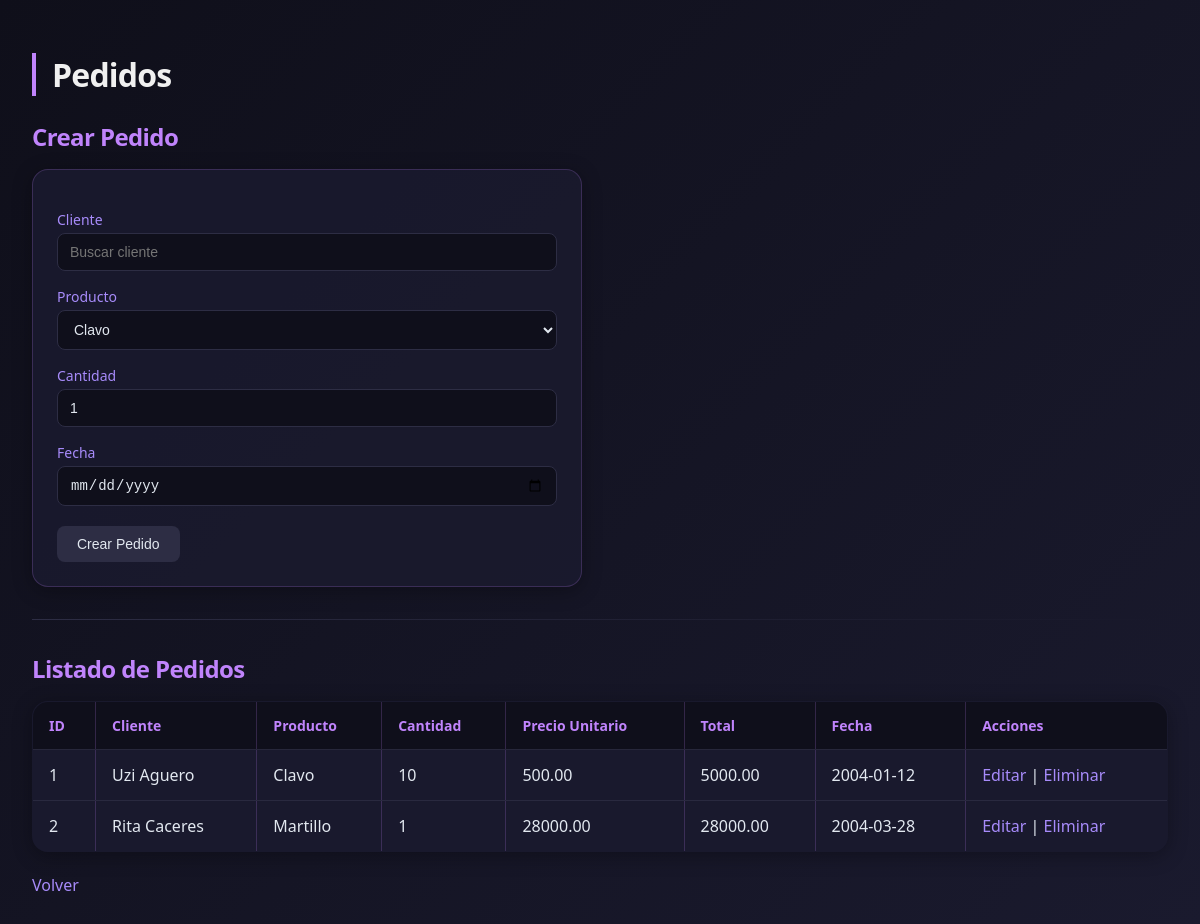
The app's page /pedidos with its own data.
### tables this page shows
CREATE TABLE pedidos_productos (
    pedido_id INTEGER,
    producto_id INTEGER,
    cantidad INTEGER NOT NULL,
    PRIMARY KEY (pedido_id, producto_id),
    FOREIGN KEY(pedido_id) REFERENCES pedidos(id),
    FOREIGN KEY(producto_id) REFERENCES productos(id)
);

CREATE TABLE pedidos (
    id INTEGER PRIMARY KEY AUTOINCREMENT,
    cliente_id INTEGER,
    fecha TEXT,
    FOREIGN KEY(cliente_id) REFERENCES clientes(id)
);

CREATE TABLE clientes (
    id INTEGER PRIMARY KEY AUTOINCREMENT,
    nombre TEXT NOT NULL,
    email TEXT
);

CREATE TABLE productos (
    id INTEGER PRIMARY KEY AUTOINCREMENT,
    nombre TEXT NOT NULL,
    precio REAL NOT NULL,
    stock INTEGER NOT NULL
);

### app.py (the view)
@app.route("/pedidos")
def pedidos():
    with db_lock:
        conn = get_db()
        pedidos = conn.execute("""
            SELECT pedidos.id, clientes.nombre AS cliente, productos.nombre AS producto,
                   pedidos_productos.cantidad, productos.precio, pedidos.fecha
            FROM pedidos
            JOIN clientes ON pedidos.cliente_id = clientes.id
            JOIN pedidos_productos ON pedidos.id = pedidos_productos.pedido_id
            JOIN productos ON pedidos_productos.producto_id = productos.id
        """).fetchall()
        clientes = conn.execute("SELECT * FROM clientes").fetchall()
        productos = conn.execute("SELECT * FROM productos").fetchall()
        conn.close()
    return render_template("pedidos.html", pedidos=pedidos, clientes=clientes, productos=productos)

### app.py (called while the page is built)
def get_db():
    conn = sqlite3.connect("database.db", timeout=10)
    conn.row_factory = sqlite3.Row
    return conn

### templates/pedidos.html (shortened to what this page needs)
<!DOCTYPE html>
<html>
    <head>
        <link rel="stylesheet" href="{{ url_for('static', filename='general.css') }}">
    </head>
    <body>
        <h1>Pedidos</h1>
        <h2>Crear Pedido</h2>
        <form action="/pedidos/crear" method="post">
            <label>Cliente</label>
            <input list="clientes" id="cliente_busqueda" placeholder="Buscar cliente" required>
            <label>Producto</label>
            <select name="producto_id" required>
                {% for p in productos %}
                <option value="{{p.id}}">{{p.nombre}}</option>
                {% endfor %}
            </select>
            <label>Cantidad</label>
            <input type="number" name="cantidad" min="1" value="1" required>
            <label>Fecha</label>
            <input type="date" name="fecha" required>
            <button type="submit">Crear Pedido</button>
        </form>
        <hr>
        <h2>Listado de Pedidos</h2>
        <table border="1">
            <tr>
                <th>ID</th>
                <th>Cliente</th>
                <th>Producto</th>
                <th>Cantidad</th>
                <th>Precio Unitario</th>
                <th>Total</th>
                <th>Fecha</th>
                <th>Acciones</th>
            </tr>
            {% for p in pedidos %}
            <tr>
                <td>{{p.id}}</td>
                <td>{{p.cliente}}</td>
                <td>{{p.producto}}</td>
                <td>{{p.cantidad}}</td>
                <td>{{ "%.2f"|format(p.precio) }}</td>
                <td>{{ "%.2f"|format(p.cantidad * p.precio) }}</td>
                <td>{{p.fecha}}</td>
                <td>
                    <a href="/pedidos/editar/{{p.id}}">Editar</a> |
                    <a href="/pedidos/eliminar/{{p.id}}">Eliminar</a>
                </td>
            </tr>
            {% endfor %}
        </table>
        <br>
        <a href="/">Volver</a>
    </body>
</html>

### static/general.css (style rules this page uses)
body { font-family: 'Segoe UI', system-ui, -apple-system, sans-serif; background: linear-gradient(135deg, #0f0f1a 0%, #1a1a2e 100%); color: #e2e8f0; margin: 0; padding: 2rem; min-height: 100vh; }
h1, h2 { color: #f0f0f0; font-weight: 600; letter-spacing: -0.025em; }
h1 { font-size: 2rem; margin-bottom: 1.5rem; border-left: 4px solid #c084fc; padding-left: 1rem; }
h2 { font-size: 1.5rem; margin: 1.5rem 0 1rem; color: #c084fc; }
form { background: rgba(26, 26, 46, 0.95); padding: 1.5rem; border-radius: 1rem; box-shadow: 0 4px 20px rgba(0,0,0,0.3); max-width: 500px; margin-bottom: 2rem; border: 1px solid rgba(192, 132, 252, 0.2); }
label { display: block; margin-top: 1rem; font-weight: 500; font-size: 0.875rem; color: #a78bfa; }
input[type="text"], input[type="number"], input[type="email"], input[type="date"], input[list], select, textarea { width: 100%; padding: 0.625rem 0.75rem; margin-top: 0.25rem; border-radius: 0.5rem; border: 1px solid #2d2d44; background: rgba(15, 15, 26, 0.9); color: #e2e8f0; transition: all 0.2s; font-size: 0.875rem; box-sizing: border-box; }
button { margin-top: 1.25rem; padding: 0.625rem 1.25rem; border: none; border-radius: 0.5rem; background: #2d2d44; color: #e2e8f0; font-weight: 500; font-size: 0.875rem; cursor: pointer; transition: all 0.2s; }
table { border-collapse: collapse; width: 100%; background: rgba(26, 26, 46, 0.95); border-radius: 1rem; overflow: hidden; box-shadow: 0 4px 20px rgba(0,0,0,0.3); border: 1px solid rgba(192, 132, 252, 0.2); }
th, td { padding: 0.875rem 1rem; text-align: left; border-bottom: 1px solid rgba(45, 45, 68, 0.8); }
th { background: rgba(15, 15, 26, 0.9); font-weight: 600; color: #c084fc; font-size: 0.875rem; }
a { color: #a78bfa; text-decoration: none; font-weight: 500; }
hr { border: none; height: 1px; background: linear-gradient(to right, #2d2d44, transparent); margin: 2rem 0; }

### records on screen
pedidos_productos: id "1", cliente "Uzi Aguero", producto "Clavo", cantidad "10", p.cantidad*p.precio "5000.00", fecha "2004-01-12"
productos: precio "500.00"
pedidos_productos: id "2", cliente "Rita Caceres", producto "Martillo", cantidad "1", p.cantidad*p.precio "28000.00", fecha "2004-03-28"
productos: precio "28000.00"

### other values on screen
form field producto_id "Clavo"
